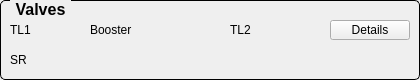
       <widget class="QGroupBox" name="titleGroupBox_10">
        <property name="geometry">
         <rect>
          <x>730</x>
          <y>220</y>
          <width>420</width>
          <height>80</height>
         </rect>
        </property>
        <property name="font">
         <font>
          <pointsize>12</pointsize>
          <weight>75</weight>
          <bold>true</bold>
         </font>
        </property>
        <property name="styleSheet">
         <string notr="true">QGroupBox {
     border: 1px solid black;
     border-radius: 5px;
     margin-top: 0.5em;
 }
 
 QGroupBox::title {
     subcontrol-origin: margin;
     left: 10px;
     padding: 0 3px 0 3px;
 }</string>
        </property>
        <property name="title">
         <string>Valves</string>
        </property>
        <widget class="QLabel" name="label_106">
         <property name="geometry">
          <rect>
           <x>10</x>
           <y>20</y>
           <width>30</width>
           <height>20</height>
          </rect>
         </property>
         <property name="text">
          <string>TL1</string>
         </property>
        </widget>
        <widget class="QESimpleShape" name="qesimpleshape_8">
         <property name="geometry">
          <rect>
           <x>60</x>
           <y>20</y>
           <width>16</width>
           <height>20</height>
          </rect>
         </property>
         <property name="shape">
          <enum>QSimpleShape::circle</enum>
         </property>
         <property name="colour0" stdset="0">
          <color>
           <red>20</red>
           <green>50</green>
           <blue>20</blue>
          </color>
         </property>
         <property name="colour1" stdset="0">
          <color>
           <red>5</red>
           <green>240</green>
           <blue>5</blue>
          </color>
         </property>
         <property name="variable" stdset="0">
          <string>$(group):isOpen</string>
         </property>
         <property name="variableSubstitutions" stdset="0">
          <string>group=TL1-VA-GV2</string>
         </property>
         <property name="displayAlarmStateOption" stdset="0">
          <enum>QE::Never</enum>
         </property>
        </widget>
        <widget class="QESimpleShape" name="qesimpleshape_10">
         <property name="geometry">
          <rect>
           <x>40</x>
           <y>20</y>
           <width>16</width>
           <height>20</height>
          </rect>
         </property>
         <property name="shape">
          <enum>QSimpleShape::circle</enum>
         </property>
         <property name="colour0" stdset="0">
          <color>
           <red>20</red>
           <green>50</green>
           <blue>20</blue>
          </color>
         </property>
         <property name="colour1" stdset="0">
          <color>
           <red>5</red>
           <green>240</green>
           <blue>5</blue>
          </color>
         </property>
         <property name="variable" stdset="0">
          <string>$(group):isOpen</string>
         </property>
         <property name="variableSubstitutions" stdset="0">
          <string>group=TL1-VA-GV1</string>
         </property>
         <property name="displayAlarmStateOption" stdset="0">
          <enum>QE::Never</enum>
         </property>
        </widget>
        <widget class="QESimpleShape" name="qesimpleshape_40">
         <property name="geometry">
          <rect>
           <x>150</x>
           <y>20</y>
           <width>16</width>
           <height>20</height>
          </rect>
         </property>
         <property name="shape">
          <enum>QSimpleShape::circle</enum>
         </property>
         <property name="colour0" stdset="0">
          <color>
           <red>20</red>
           <green>50</green>
           <blue>20</blue>
          </color>
         </property>
         <property name="colour1" stdset="0">
          <color>
           <red>5</red>
           <green>240</green>
           <blue>5</blue>
          </color>
         </property>
         <property name="variable" stdset="0">
          <string>$(group):isOpen</string>
         </property>
         <property name="variableSubstitutions" stdset="0">
          <string>group=BOC05-VA-GV1</string>
         </property>
         <property name="displayAlarmStateOption" stdset="0">
          <enum>QE::Never</enum>
         </property>
        </widget>
        <widget class="QESimpleShape" name="qesimpleshape_63">
         <property name="geometry">
          <rect>
           <x>170</x>
           <y>20</y>
           <width>16</width>
           <height>20</height>
          </rect>
         </property>
         <property name="shape">
          <enum>QSimpleShape::circle</enum>
         </property>
         <property name="colour0" stdset="0">
          <color>
           <red>20</red>
           <green>50</green>
           <blue>20</blue>
          </color>
         </property>
         <property name="colour1" stdset="0">
          <color>
           <red>5</red>
           <green>240</green>
           <blue>5</blue>
          </color>
         </property>
         <property name="variable" stdset="0">
          <string>$(group):isOpen</string>
         </property>
         <property name="variableSubstitutions" stdset="0">
          <string>group=BOC02-VA-GV1</string>
         </property>
         <property name="displayAlarmStateOption" stdset="0">
          <enum>QE::Never</enum>
         </property>
        </widget>
        <widget class="QESimpleShape" name="qesimpleshape_64">
         <property name="geometry">
          <rect>
           <x>190</x>
           <y>20</y>
           <width>16</width>
           <height>20</height>
          </rect>
         </property>
         <property name="shape">
          <enum>QSimpleShape::circle</enum>
         </property>
         <property name="colour0" stdset="0">
          <color>
           <red>20</red>
           <green>50</green>
           <blue>20</blue>
          </color>
         </property>
         <property name="colour1" stdset="0">
          <color>
           <red>5</red>
           <green>240</green>
           <blue>5</blue>
          </color>
         </property>
         <property name="variable" stdset="0">
          <string>$(group):isOpen</string>
         </property>
         <property name="variableSubstitutions" stdset="0">
          <string>group=BOC03-VA-GV1</string>
         </property>
         <property name="displayAlarmStateOption" stdset="0">
          <enum>QE::Never</enum>
         </property>
        </widget>
        <widget class="QLabel" name="label_107">
         <property name="geometry">
          <rect>
           <x>90</x>
           <y>20</y>
           <width>60</width>
           <height>20</height>
          </rect>
         </property>
         <property name="text">
          <string>Booster</string>
         </property>
        </widget>
        <widget class="QLabel" name="label_122">
         <property name="geometry">
          <rect>
           <x>230</x>
           <y>20</y>
           <width>30</width>
           <height>20</height>
          </rect>
         </property>
         <property name="text">
          <string>TL2</string>
         </property>
        </widget>
        <widget class="QESimpleShape" name="qesimpleshape_65">
         <property name="geometry">
          <rect>
           <x>300</x>
           <y>20</y>
           <width>16</width>
           <height>20</height>
          </rect>
         </property>
         <property name="shape">
          <enum>QSimpleShape::circle</enum>
         </property>
         <property name="colour0" stdset="0">
          <color>
           <red>20</red>
           <green>50</green>
           <blue>20</blue>
          </color>
         </property>
         <property name="colour1" stdset="0">
          <color>
           <red>5</red>
           <green>240</green>
           <blue>5</blue>
          </color>
         </property>
         <property name="variable" stdset="0">
          <string>$(group):isOpen</string>
         </property>
         <property name="variableSubstitutions" stdset="0">
          <string>group=TL2-VA-GV1</string>
         </property>
         <property name="displayAlarmStateOption" stdset="0">
          <enum>QE::Never</enum>
         </property>
        </widget>
        <widget class="QESimpleShape" name="qesimpleshape_66">
         <property name="geometry">
          <rect>
           <x>280</x>
           <y>20</y>
           <width>16</width>
           <height>20</height>
          </rect>
         </property>
         <property name="shape">
          <enum>QSimpleShape::circle</enum>
         </property>
         <property name="colour0" stdset="0">
          <color>
           <red>20</red>
           <green>50</green>
           <blue>20</blue>
          </color>
         </property>
         <property name="colour1" stdset="0">
          <color>
           <red>5</red>
           <green>240</green>
           <blue>5</blue>
          </color>
         </property>
         <property name="variable" stdset="0">
          <string>$(group):isOpen</string>
         </property>
         <property name="variableSubstitutions" stdset="0">
          <string>group=TL2-VA-GV2</string>
         </property>
         <property name="displayAlarmStateOption" stdset="0">
          <enum>QE::Never</enum>
         </property>
        </widget>
        <widget class="QESimpleShape" name="qesimpleshape_67">
         <property name="geometry">
          <rect>
           <x>260</x>
           <y>20</y>
           <width>16</width>
           <height>20</height>
          </rect>
         </property>
         <property name="shape">
          <enum>QSimpleShape::circle</enum>
         </property>
         <property name="colour0" stdset="0">
          <color>
           <red>20</red>
           <green>50</green>
           <blue>20</blue>
          </color>
         </property>
         <property name="colour1" stdset="0">
          <color>
           <red>5</red>
           <green>240</green>
           <blue>5</blue>
          </color>
         </property>
         <property name="variable" stdset="0">
          <string>$(group):isOpen</string>
         </property>
         <property name="variableSubstitutions" stdset="0">
          <string>group=TL2-VA-SH1</string>
         </property>
         <property name="displayAlarmStateOption" stdset="0">
          <enum>QE::Never</enum>
         </property>
        </widget>
        <widget class="QLabel" name="label_123">
         <property name="geometry">
          <rect>
           <x>10</x>
           <y>40</y>
           <width>70</width>
           <height>40</height>
          </rect>
         </property>
         <property name="text">
          <string>SR</string>
         </property>
         <property name="wordWrap">
          <bool>true</bool>
         </property>
        </widget>
        <widget class="QSimpleShape" name="valve1Status_1">
         <property name="geometry">
          <rect>
           <x>40</x>
           <y>50</y>
           <width>16</width>
           <height>20</height>
          </rect>
         </property>
         <property name="colour0" stdset="0">
          <color>
           <red>240</red>
           <green>5</green>
           <blue>5</blue>
          </color>
         </property>
         <property name="colour1" stdset="0">
          <color>
           <red>252</red>
           <green>233</green>
           <blue>79</blue>
          </color>
         </property>
         <property name="colour2" stdset="0">
          <color>
           <red>5</red>
           <green>240</green>
           <blue>5</blue>
          </color>
         </property>
         <property name="colour3" stdset="0">
          <color>
           <red>20</red>
           <green>60</green>
           <blue>20</blue>
          </color>
         </property>
        </widget>
        <widget class="QPushButton" name="btnValves">
         <property name="geometry">
          <rect>
           <x>330</x>
           <y>20</y>
           <width>80</width>
           <height>20</height>
          </rect>
         </property>
         <property name="text">
          <string>Details</string>
         </property>
        </widget>
        <widget class="QSimpleShape" name="valve2Status_1">
         <property name="geometry">
          <rect>
           <x>60</x>
           <y>50</y>
           <width>16</width>
           <height>20</height>
          </rect>
         </property>
         <property name="colour0" stdset="0">
          <color>
           <red>240</red>
           <green>5</green>
           <blue>5</blue>
          </color>
         </property>
         <property name="colour1" stdset="0">
          <color>
           <red>252</red>
           <green>233</green>
           <blue>79</blue>
          </color>
         </property>
         <property name="colour2" stdset="0">
          <color>
           <red>5</red>
           <green>240</green>
           <blue>5</blue>
          </color>
         </property>
         <property name="colour3" stdset="0">
          <color>
           <red>20</red>
           <green>60</green>
           <blue>20</blue>
          </color>
         </property>
        </widget>
        <widget class="QSimpleShape" name="valve1Status_2">
         <property name="geometry">
          <rect>
           <x>80</x>
           <y>50</y>
           <width>16</width>
           <height>20</height>
          </rect>
         </property>
         <property name="colour0" stdset="0">
          <color>
           <red>240</red>
           <green>5</green>
           <blue>5</blue>
          </color>
         </property>
         <property name="colour1" stdset="0">
          <color>
           <red>252</red>
           <green>233</green>
           <blue>79</blue>
          </color>
         </property>
         <property name="colour2" stdset="0">
          <color>
           <red>5</red>
           <green>240</green>
           <blue>5</blue>
          </color>
         </property>
         <property name="colour3" stdset="0">
          <color>
           <red>20</red>
           <green>60</green>
           <blue>20</blue>
          </color>
         </property>
        </widget>
        <widget class="QSimpleShape" name="valve1Status_3">
         <property name="geometry">
          <rect>
           <x>120</x>
           <y>50</y>
           <width>16</width>
           <height>20</height>
          </rect>
         </property>
         <property name="colour0" stdset="0">
          <color>
           <red>240</red>
           <green>5</green>
           <blue>5</blue>
          </color>
         </property>
         <property name="colour1" stdset="0">
          <color>
           <red>252</red>
           <green>233</green>
           <blue>79</blue>
          </color>
         </property>
         <property name="colour2" stdset="0">
          <color>
           <red>5</red>
           <green>240</green>
           <blue>5</blue>
          </color>
         </property>
         <property name="colour3" stdset="0">
          <color>
           <red>20</red>
           <green>60</green>
           <blue>20</blue>
          </color>
         </property>
        </widget>
        <widget class="QSimpleShape" name="valve1Status_4">
         <property name="geometry">
          <rect>
           <x>160</x>
           <y>50</y>
           <width>16</width>
           <height>20</height>
          </rect>
         </property>
         <property name="colour0" stdset="0">
          <color>
           <red>240</red>
           <green>5</green>
           <blue>5</blue>
          </color>
         </property>
         <property name="colour1" stdset="0">
          <color>
           <red>252</red>
           <green>233</green>
           <blue>79</blue>
          </color>
         </property>
         <property name="colour2" stdset="0">
          <color>
           <red>5</red>
           <green>240</green>
           <blue>5</blue>
          </color>
         </property>
         <property name="colour3" stdset="0">
          <color>
           <red>20</red>
           <green>60</green>
           <blue>20</blue>
          </color>
         </property>
        </widget>
        <widget class="QSimpleShape" name="valve2Status_2">
         <property name="geometry">
          <rect>
           <x>100</x>
           <y>50</y>
           <width>16</width>
           <height>20</height>
          </rect>
         </property>
         <property name="colour0" stdset="0">
          <color>
           <red>240</red>
           <green>5</green>
           <blue>5</blue>
          </color>
         </property>
         <property name="colour1" stdset="0">
          <color>
           <red>252</red>
           <green>233</green>
           <blue>79</blue>
          </color>
         </property>
         <property name="colour2" stdset="0">
          <color>
           <red>5</red>
           <green>240</green>
           <blue>5</blue>
          </color>
         </property>
         <property name="colour3" stdset="0">
          <color>
           <red>20</red>
           <green>60</green>
           <blue>20</blue>
          </color>
         </property>
        </widget>
        <widget class="QSimpleShape" name="valve2Status_3">
         <property name="geometry">
          <rect>
           <x>140</x>
           <y>50</y>
           <width>16</width>
           <height>20</height>
          </rect>
         </property>
         <property name="colour0" stdset="0">
          <color>
           <red>240</red>
           <green>5</green>
           <blue>5</blue>
          </color>
         </property>
         <property name="colour1" stdset="0">
          <color>
           <red>252</red>
           <green>233</green>
           <blue>79</blue>
          </color>
         </property>
         <property name="colour2" stdset="0">
          <color>
           <red>5</red>
           <green>240</green>
           <blue>5</blue>
          </color>
         </property>
         <property name="colour3" stdset="0">
          <color>
           <red>20</red>
           <green>60</green>
           <blue>20</blue>
          </color>
         </property>
        </widget>
        <widget class="QSimpleShape" name="valve2Status_4">
         <property name="geometry">
          <rect>
           <x>180</x>
           <y>50</y>
           <width>16</width>
           <height>20</height>
          </rect>
         </property>
         <property name="colour0" stdset="0">
          <color>
           <red>240</red>
           <green>5</green>
           <blue>5</blue>
          </color>
         </property>
         <property name="colour1" stdset="0">
          <color>
           <red>252</red>
           <green>233</green>
           <blue>79</blue>
          </color>
         </property>
         <property name="colour2" stdset="0">
          <color>
           <red>5</red>
           <green>240</green>
           <blue>5</blue>
          </color>
         </property>
         <property name="colour3" stdset="0">
          <color>
           <red>20</red>
           <green>60</green>
           <blue>20</blue>
          </color>
         </property>
        </widget>
        <widget class="QSimpleShape" name="valve1Status_5">
         <property name="geometry">
          <rect>
           <x>200</x>
           <y>50</y>
           <width>16</width>
           <height>20</height>
          </rect>
         </property>
         <property name="colour0" stdset="0">
          <color>
           <red>240</red>
           <green>5</green>
           <blue>5</blue>
          </color>
         </property>
         <property name="colour1" stdset="0">
          <color>
           <red>252</red>
           <green>233</green>
           <blue>79</blue>
          </color>
         </property>
         <property name="colour2" stdset="0">
          <color>
           <red>5</red>
           <green>240</green>
           <blue>5</blue>
          </color>
         </property>
         <property name="colour3" stdset="0">
          <color>
           <red>20</red>
           <green>60</green>
           <blue>20</blue>
          </color>
         </property>
        </widget>
        <widget class="QSimpleShape" name="valve1Status_6">
         <property name="geometry">
          <rect>
           <x>240</x>
           <y>50</y>
           <width>16</width>
           <height>20</height>
          </rect>
         </property>
         <property name="colour0" stdset="0">
          <color>
           <red>240</red>
           <green>5</green>
           <blue>5</blue>
          </color>
         </property>
         <property name="colour1" stdset="0">
          <color>
           <red>252</red>
           <green>233</green>
           <blue>79</blue>
          </color>
         </property>
         <property name="colour2" stdset="0">
          <color>
           <red>5</red>
           <green>240</green>
           <blue>5</blue>
          </color>
         </property>
         <property name="colour3" stdset="0">
          <color>
           <red>20</red>
           <green>60</green>
           <blue>20</blue>
          </color>
         </property>
        </widget>
        <widget class="QSimpleShape" name="valve1Status_7">
         <property name="geometry">
          <rect>
           <x>280</x>
           <y>50</y>
           <width>16</width>
           <height>20</height>
          </rect>
         </property>
         <property name="colour0" stdset="0">
          <color>
           <red>240</red>
           <green>5</green>
           <blue>5</blue>
          </color>
         </property>
         <property name="colour1" stdset="0">
          <color>
           <red>252</red>
           <green>233</green>
           <blue>79</blue>
          </color>
         </property>
         <property name="colour2" stdset="0">
          <color>
           <red>5</red>
           <green>240</green>
           <blue>5</blue>
          </color>
         </property>
         <property name="colour3" stdset="0">
          <color>
           <red>20</red>
           <green>60</green>
           <blue>20</blue>
          </color>
         </property>
        </widget>
        <widget class="QSimpleShape" name="valve1Status_8">
         <property name="geometry">
          <rect>
           <x>320</x>
           <y>50</y>
           <width>16</width>
           <height>20</height>
          </rect>
         </property>
         <property name="colour0" stdset="0">
          <color>
           <red>240</red>
           <green>5</green>
           <blue>5</blue>
          </color>
         </property>
         <property name="colour1" stdset="0">
          <color>
           <red>252</red>
           <green>233</green>
           <blue>79</blue>
          </color>
         </property>
         <property name="colour2" stdset="0">
          <color>
           <red>5</red>
           <green>240</green>
           <blue>5</blue>
          </color>
         </property>
         <property name="colour3" stdset="0">
          <color>
           <red>20</red>
           <green>60</green>
           <blue>20</blue>
          </color>
         </property>
        </widget>
        <widget class="QSimpleShape" name="valve2Status_5">
         <property name="geometry">
          <rect>
           <x>220</x>
           <y>50</y>
           <width>16</width>
           <height>20</height>
          </rect>
         </property>
         <property name="colour0" stdset="0">
          <color>
           <red>240</red>
           <green>5</green>
           <blue>5</blue>
          </color>
         </property>
         <property name="colour1" stdset="0">
          <color>
           <red>252</red>
           <green>233</green>
           <blue>79</blue>
          </color>
         </property>
         <property name="colour2" stdset="0">
          <color>
           <red>5</red>
           <green>240</green>
           <blue>5</blue>
          </color>
         </property>
         <property name="colour3" stdset="0">
          <color>
           <red>20</red>
           <green>60</green>
           <blue>20</blue>
          </color>
         </property>
        </widget>
        <widget class="QSimpleShape" name="valve2Status_6">
         <property name="geometry">
          <rect>
           <x>260</x>
           <y>50</y>
           <width>16</width>
           <height>20</height>
          </rect>
         </property>
         <property name="colour0" stdset="0">
          <color>
           <red>240</red>
           <green>5</green>
           <blue>5</blue>
          </color>
         </property>
         <property name="colour1" stdset="0">
          <color>
           <red>252</red>
           <green>233</green>
           <blue>79</blue>
          </color>
         </property>
         <property name="colour2" stdset="0">
          <color>
           <red>5</red>
           <green>240</green>
           <blue>5</blue>
          </color>
         </property>
         <property name="colour3" stdset="0">
          <color>
           <red>20</red>
           <green>60</green>
           <blue>20</blue>
          </color>
         </property>
        </widget>
        <widget class="QSimpleShape" name="valve2Status_7">
         <property name="geometry">
          <rect>
           <x>300</x>
           <y>50</y>
           <width>16</width>
           <height>20</height>
          </rect>
         </property>
         <property name="colour0" stdset="0">
          <color>
           <red>240</red>
           <green>5</green>
           <blue>5</blue>
          </color>
         </property>
         <property name="colour1" stdset="0">
          <color>
           <red>252</red>
           <green>233</green>
           <blue>79</blue>
          </color>
         </property>
         <property name="colour2" stdset="0">
          <color>
           <red>5</red>
           <green>240</green>
           <blue>5</blue>
          </color>
         </property>
         <property name="colour3" stdset="0">
          <color>
           <red>20</red>
           <green>60</green>
           <blue>20</blue>
          </color>
         </property>
        </widget>
        <widget class="QSimpleShape" name="valve2Status_8">
         <property name="geometry">
          <rect>
           <x>340</x>
           <y>50</y>
           <width>16</width>
           <height>20</height>
          </rect>
         </property>
         <property name="colour0" stdset="0">
          <color>
           <red>240</red>
           <green>5</green>
           <blue>5</blue>
          </color>
         </property>
         <property name="colour1" stdset="0">
          <color>
           <red>252</red>
           <green>233</green>
           <blue>79</blue>
          </color>
         </property>
         <property name="colour2" stdset="0">
          <color>
           <red>5</red>
           <green>240</green>
           <blue>5</blue>
          </color>
         </property>
         <property name="colour3" stdset="0">
          <color>
           <red>20</red>
           <green>60</green>
           <blue>20</blue>
          </color>
         </property>
        </widget>
        <widget class="QSimpleShape" name="valve1Status_9">
         <property name="geometry">
          <rect>
           <x>360</x>
           <y>50</y>
           <width>16</width>
           <height>20</height>
          </rect>
         </property>
         <property name="colour0" stdset="0">
          <color>
           <red>240</red>
           <green>5</green>
           <blue>5</blue>
          </color>
         </property>
         <property name="colour1" stdset="0">
          <color>
           <red>252</red>
           <green>233</green>
           <blue>79</blue>
          </color>
         </property>
         <property name="colour2" stdset="0">
          <color>
           <red>5</red>
           <green>240</green>
           <blue>5</blue>
          </color>
         </property>
         <property name="colour3" stdset="0">
          <color>
           <red>20</red>
           <green>60</green>
           <blue>20</blue>
          </color>
         </property>
        </widget>
        <widget class="QSimpleShape" name="valve1Status_10">
         <property name="geometry">
          <rect>
           <x>380</x>
           <y>50</y>
           <width>16</width>
           <height>20</height>
          </rect>
         </property>
         <property name="colour0" stdset="0">
          <color>
           <red>240</red>
           <green>5</green>
           <blue>5</blue>
          </color>
         </property>
         <property name="colour1" stdset="0">
          <color>
           <red>252</red>
           <green>233</green>
           <blue>79</blue>
          </color>
         </property>
         <property name="colour2" stdset="0">
          <color>
           <red>5</red>
           <green>240</green>
           <blue>5</blue>
          </color>
         </property>
         <property name="colour3" stdset="0">
          <color>
           <red>20</red>
           <green>60</green>
           <blue>20</blue>
          </color>
         </property>
        </widget>
       </widget>
